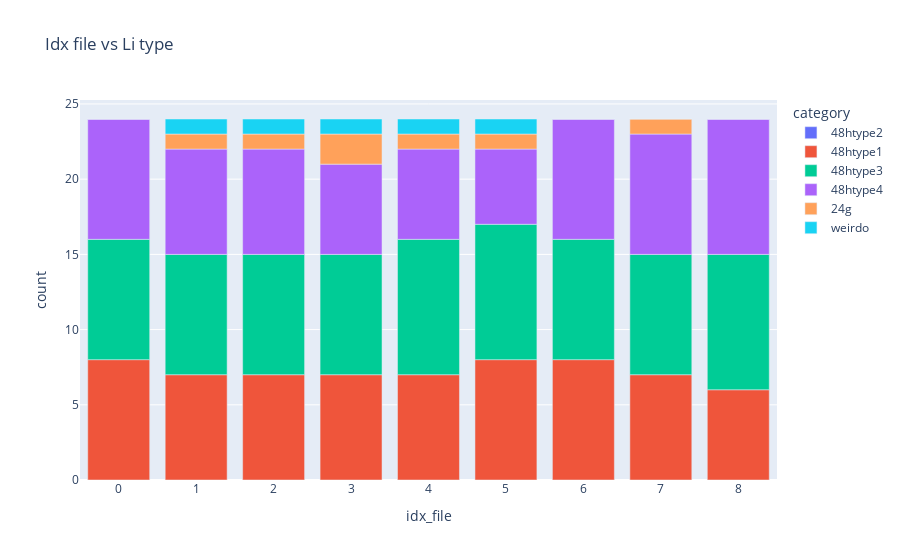

Notebook source saved alongside this figure:
### Code cell
Mapping.Labelling.get_amount_type(df_mapping_metainfo, litype, el = "Li")
df_amount_type = Plot.Mapping.Labelling.plot_amount_type(df_mapping_metainfo, litype, el, style, category_labels)

### Figure 1 — Plotly figure (JSON) as saved in the notebook; plotly's stock layout.template omitted (floating-point values rounded to 4 significant figures)
{"data": [{"alignmentgroup": "True", "hovertemplate": "category=48htype2<br>idx_file=%{x}<br>count=%{y}<extra></extra>", "legendgroup": "48htype2", "marker": {"color": "#636efa", "pattern": {"shape": ""}}, "name": "48htype2", "offsetgroup": "48htype2", "orientation": "v", "showlegend": true, "textposition": "auto", "type": "bar", "x": [0, 1, 2, 3, 4, 5, 6, 7, 8], "xaxis": "x", "y": [0, 0, 0, 0, 0, 0, 0, 0, 0], "yaxis": "y"}, {"alignmentgroup": "True", "hovertemplate": "category=48htype1<br>idx_file=%{x}<br>count=%{y}<extra></extra>", "legendgroup": "48htype1", "marker": {"color": "#EF553B", "pattern": {"shape": ""}}, "name": "48htype1", "offsetgroup": "48htype1", "orientation": "v", "showlegend": true, "textposition": "auto", "type": "bar", "x": [0, 1, 2, 3, 4, 5, 6, 7, 8], "xaxis": "x", "y": [8, 7, 7, 7, 7, 8, 8, 7, 6], "yaxis": "y"}, {"alignmentgroup": "True", "hovertemplate": "category=48htype3<br>idx_file=%{x}<br>count=%{y}<extra></extra>", "legendgroup": "48htype3", "marker": {"color": "#00cc96", "pattern": {"shape": ""}}, "name": "48htype3", "offsetgroup": "48htype3", "orientation": "v", "showlegend": true, "textposition": "auto", "type": "bar", "x": [0, 1, 2, 3, 4, 5, 6, 7, 8], "xaxis": "x", "y": [8, 8, 8, 8, 9, 9, 8, 8, 9], "yaxis": "y"}, {"alignmentgroup": "True", "hovertemplate": "category=48htype4<br>idx_file=%{x}<br>count=%{y}<extra></extra>", "legendgroup": "48htype4", "marker": {"color": "#ab63fa", "pattern": {"shape": ""}}, "name": "48htype4", "offsetgroup": "48htype4", "orientation": "v", "showlegend": true, "textposition": "auto", "type": "bar", "x": [0, 1, 2, 3, 4, 5, 6, 7, 8], "xaxis": "x", "y": [8, 7, 7, 6, 6, 5, 8, 8, 9], "yaxis": "y"}, {"alignmentgroup": "True", "hovertemplate": "category=24g<br>idx_file=%{x}<br>count=%{y}<extra></extra>", "legendgroup": "24g", "marker": {"color": "#FFA15A", "pattern": {"shape": ""}}, "name": "24g", "offsetgroup": "24g", "orientation": "v", "showlegend": true, "textposition": "auto", "type": "bar", "x": [0, 1, 2, 3, 4, 5, 6, 7, 8], "xaxis": "x", "y": [0, 1, 1, 2, 1, 1, 0, 1, 0], "yaxis": "y"}, {"alignmentgroup": "True", "hovertemplate": "category=weirdo<br>idx_file=%{x}<br>count=%{y}<extra></extra>", "legendgroup": "weirdo", "marker": {"color": "#19d3f3", "pattern": {"shape": ""}}, "name": "weirdo", "offsetgroup": "weirdo", "orientation": "v", "showlegend": true, "textposition": "auto", "type": "bar", "x": [0, 1, 2, 3, 4, 5, 6, 7, 8], "xaxis": "x", "y": [0, 1, 1, 1, 1, 1, 0, 0, 0], "yaxis": "y"}], "layout": {"barmode": "relative", "legend": {"title": {"text": "category"}, "tracegroupgap": 0}, "title": {"text": "Idx file vs Li type"}, "xaxis": {"anchor": "y", "domain": [0, 1], "title": {"text": "idx_file"}}, "yaxis": {"anchor": "x", "domain": [0, 1], "title": {"text": "count"}}}}
